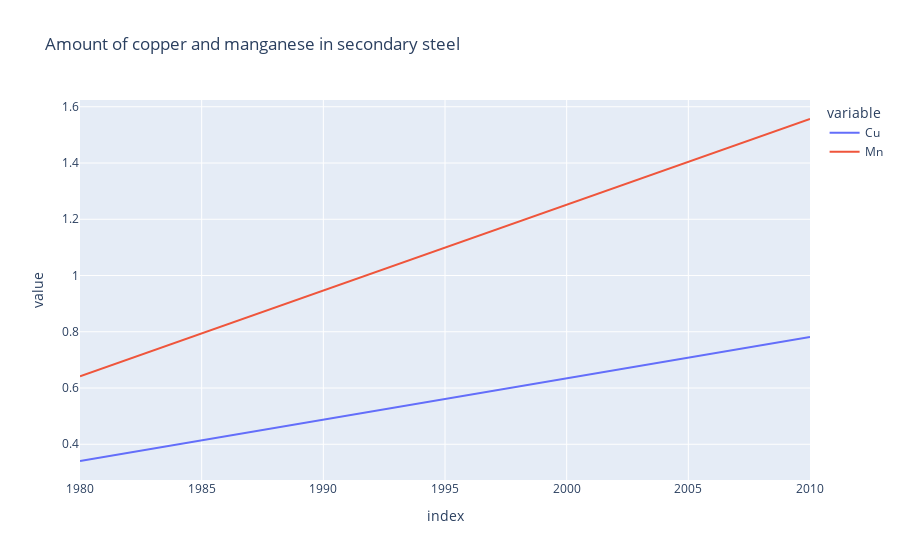

The notebook cell saved with this chart:
### Code cell
fig = px.line(flow_df, x=flow_df.index, y=['Cu', 'Mn'], title='Amount of copper and manganese in secondary steel')
fig.show()

### Figure 1 — Plotly figure (JSON) as saved in the notebook; plotly's stock layout.template omitted (floating-point values rounded to 4 significant figures)
{"data": [{"hovertemplate": "variable=Cu<br>index=%{x}<br>value=%{y}<extra></extra>", "legendgroup": "Cu", "line": {"color": "#636efa", "dash": "solid"}, "marker": {"symbol": "circle"}, "mode": "lines", "name": "Cu", "orientation": "v", "showlegend": true, "type": "scatter", "x": [1980, 1981, 1982, 1983, 1984, 1985, 1986, 1987, 1988, 1989, 1990, 1991, 1992, 1993, 1994, 1995, 1996, 1997, 1998, 1999, 2000, 2001, 2002, 2003, 2004, 2005, 2006, 2007, 2008, 2009, 2010], "xaxis": "x", "y": [0.3405, 0.3552, 0.3699, 0.3846, 0.3993, 0.414, 0.4287, 0.4434, 0.4581, 0.4728, 0.4875, 0.5022, 0.5169, 0.5316, 0.5463, 0.561, 0.5757, 0.5904, 0.6051, 0.6198, 0.6345, 0.6492, 0.6639, 0.6786, 0.6933, 0.708, 0.7227, 0.7374, 0.7521, 0.7668, 0.7815], "yaxis": "y"}, {"hovertemplate": "variable=Mn<br>index=%{x}<br>value=%{y}<extra></extra>", "legendgroup": "Mn", "line": {"color": "#EF553B", "dash": "solid"}, "marker": {"symbol": "circle"}, "mode": "lines", "name": "Mn", "orientation": "v", "showlegend": true, "type": "scatter", "x": [1980, 1981, 1982, 1983, 1984, 1985, 1986, 1987, 1988, 1989, 1990, 1991, 1992, 1993, 1994, 1995, 1996, 1997, 1998, 1999, 2000, 2001, 2002, 2003, 2004, 2005, 2006, 2007, 2008, 2009, 2010], "xaxis": "x", "y": [0.6415, 0.672, 0.7025, 0.733, 0.7635, 0.794, 0.8245, 0.855, 0.8855, 0.916, 0.9465, 0.977, 1.008, 1.038, 1.069, 1.099, 1.13, 1.16, 1.191, 1.221, 1.252, 1.282, 1.312, 1.343, 1.373, 1.404, 1.435, 1.465, 1.496, 1.526, 1.557], "yaxis": "y"}], "layout": {"legend": {"title": {"text": "variable"}, "tracegroupgap": 0}, "title": {"text": "Amount of copper and manganese in secondary steel"}, "xaxis": {"anchor": "y", "domain": [0, 1], "title": {"text": "index"}}, "yaxis": {"anchor": "x", "domain": [0, 1], "title": {"text": "value"}}}}
